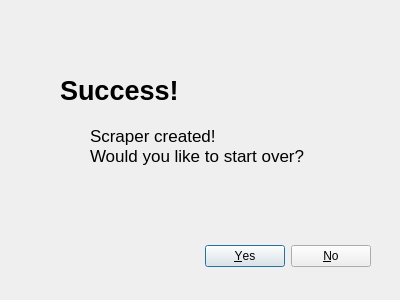
<?xml version="1.0" encoding="UTF-8"?>
<ui version="4.0">
 <class>Dialog</class>
 <widget class="QDialog" name="Dialog">
  <property name="geometry">
   <rect>
    <x>0</x>
    <y>0</y>
    <width>400</width>
    <height>300</height>
   </rect>
  </property>
  <property name="windowTitle">
   <string>Dialog</string>
  </property>
  <widget class="QDialogButtonBox" name="yes_no_box">
   <property name="geometry">
    <rect>
     <x>30</x>
     <y>240</y>
     <width>341</width>
     <height>32</height>
    </rect>
   </property>
   <property name="orientation">
    <enum>Qt::Horizontal</enum>
   </property>
   <property name="standardButtons">
    <set>QDialogButtonBox::No|QDialogButtonBox::Yes</set>
   </property>
  </widget>
  <widget class="QLabel" name="created_in_label">
   <property name="geometry">
    <rect>
     <x>90</x>
     <y>120</y>
     <width>271</width>
     <height>51</height>
    </rect>
   </property>
   <property name="font">
    <font>
     <pointsize>13</pointsize>
    </font>
   </property>
   <property name="autoFillBackground">
    <bool>true</bool>
   </property>
   <property name="text">
    <string>Scraper created!
Would you like to start over?</string>
   </property>
   <property name="scaledContents">
    <bool>true</bool>
   </property>
   <property name="wordWrap">
    <bool>true</bool>
   </property>
  </widget>
  <widget class="QLabel" name="success_header">
   <property name="geometry">
    <rect>
     <x>60</x>
     <y>60</y>
     <width>221</width>
     <height>61</height>
    </rect>
   </property>
   <property name="font">
    <font>
     <pointsize>20</pointsize>
     <weight>75</weight>
     <bold>true</bold>
    </font>
   </property>
   <property name="text">
    <string>Success!</string>
   </property>
  </widget>
 </widget>
 <resources/>
 <connections>
  <connection>
   <sender>yes_no_box</sender>
   <signal>accepted()</signal>
   <receiver>Dialog</receiver>
   <slot>accept()</slot>
   <hints>
    <hint type="sourcelabel">
     <x>248</x>
     <y>254</y>
    </hint>
    <hint type="destinationlabel">
     <x>157</x>
     <y>274</y>
    </hint>
   </hints>
  </connection>
  <connection>
   <sender>yes_no_box</sender>
   <signal>rejected()</signal>
   <receiver>Dialog</receiver>
   <slot>reject()</slot>
   <hints>
    <hint type="sourcelabel">
     <x>316</x>
     <y>260</y>
    </hint>
    <hint type="destinationlabel">
     <x>286</x>
     <y>274</y>
    </hint>
   </hints>
  </connection>
 </connections>
</ui>
